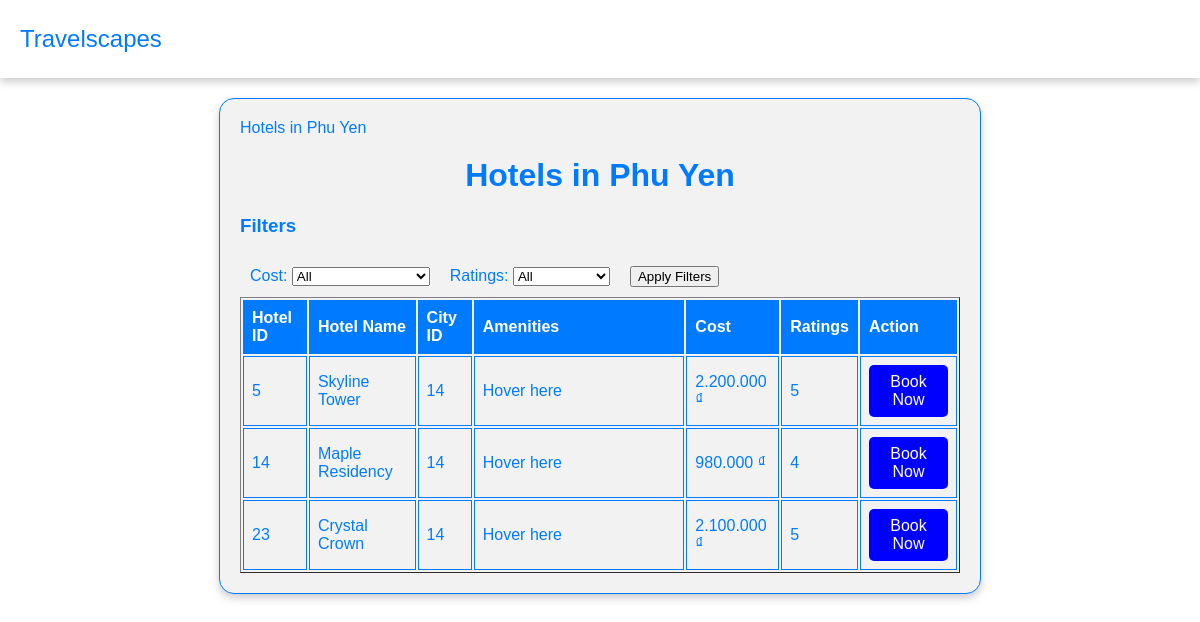
Before: /view_hotels.php?city_id=14 with the older database file.
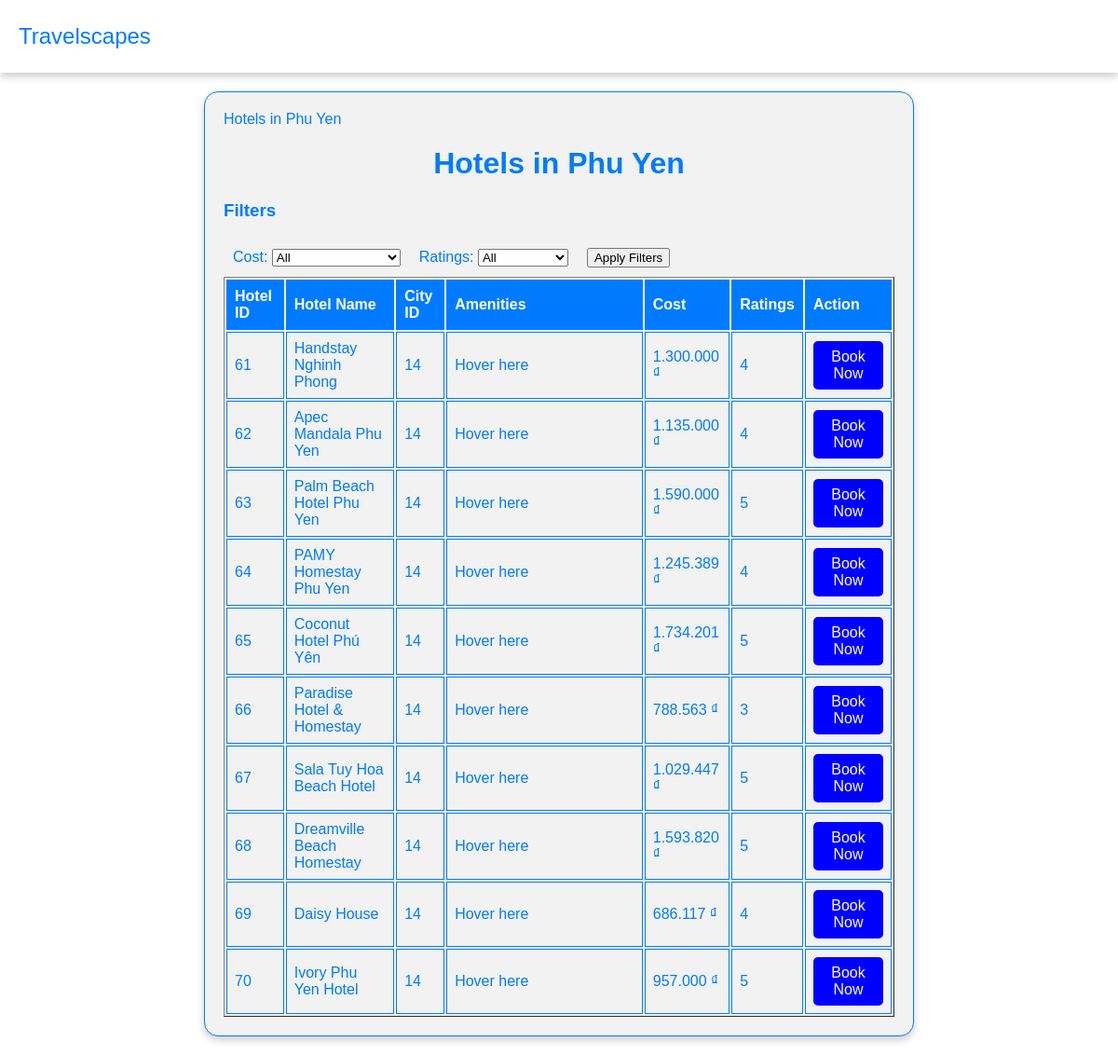
After: the same page with the newer database file.
### tables this page shows
CREATE TABLE `hotels` (
  `hotelid` int NOT NULL AUTO_INCREMENT,
  `hotel` varchar(255) NOT NULL,
  `cityid` int DEFAULT NULL,
  `cost` bigint DEFAULT NULL,
  `amenities` text,
  `ratings` int DEFAULT NULL,
  PRIMARY KEY (`hotelid`),
  KEY `hotels_ibfk_1` (`cityid`),
  CONSTRAINT `hotels_ibfk_1` FOREIGN KEY (`cityid`) REFERENCES `cities` (`cityid`) ON DELETE CASCADE
);

### view_hotels.php (the view, shortened to what this page needs)
<?php
include 'dbconnect.php';
$cityId = $_GET['city_id'];
$cityName = '';
$citySql = "SELECT city FROM cities WHERE cityid = $cityId";
$cityResult = $conn->query($citySql);
if ($cityResult->num_rows > 0) {
    $row = $cityResult->fetch_assoc();
    $cityName = $row['city'];
}
$sql = "SELECT * FROM hotels WHERE cityid = $cityId";
$result = $conn->query($sql);
$selectedCost = isset($_POST["cost"]) ? $_POST["cost"] : "All";
$selectedRatings = isset($_POST["ratings"]) ? $_POST["ratings"] : "All";
?>
<!DOCTYPE html>
<html>
<head>
    <link rel="stylesheet" href="./css/hotels.css">
</head>
<body>
<div class="navbar">
    <span class="logo">Travelscapes</span>
</div>
<div class="content-container">
Hotels in <?php echo $cityName; ?>
    <h1>Hotels in <?php echo $cityName; ?></h1>
    <form method="post" action="<?php echo $_SERVER['PHP_SELF'] . "?city_id=$cityId"; ?>">
        <h3>Filters</h3>
        <div class="filter-container">
            <div class="filter-select">
                <label>Cost:
                    <select name="cost">
                        <option value="All" <?php if ($selectedCost === "All") echo "selected"; ?>>All</option>
                    </select>
                </label>
            </div>
            <div class="filter-select">
                <label>Ratings:
                    <select name="ratings">
                        <option value="All" <?php if ($selectedRatings === "All") echo "selected"; ?>>All</option>
                    </select>
                </label>
            </div>
            <div class="filter-select">
                <input type="submit" value="Apply Filters">
            </div>
        </div>
    </form>
    <?php
    if ($result->num_rows > 0) {
        echo "<table border='1'>";
        echo "<tr>";
        echo "<th>Hotel ID</th>";
        echo "<th>Hotel Name</th>";
        echo "<th>City ID</th>";
        echo "<th class='amenities-column'>Amenities</th>";
        echo "<th>Cost</th>";
        echo "<th>Ratings</th>";
        echo "<th>Action</th>";
        echo "</tr>";
        while ($row = $result->fetch_assoc()) {
            $amenities = explode(',', $row['amenities']);
            echo "<tr>";
            echo "<td>" . $row['hotelid'] . "</td>";
            echo "<td>" . $row['hotel'] . "</td>";
            echo "<td>" . $row['cityid'] . "</td>";
            echo "<td class='amenities-column'>" .
                 "<div class='amenities-list'>" .
                 join("<br>", array_map(function ($index, $amenity) {
                     return "<span class='amenity-item'>{$index}. {$amenity}</span>";
                 }, range(1, count($amenities)), $amenities)) .
                 "</div>" .
                 "Hover here";
            echo "</td>";
            echo "<td>" . number_format($row['cost'], 0, ',', '.') . " ₫</td>";
            echo "<td>" . $row['ratings'] . "</td>";
            echo "<td><a href='booking.php?hotel_id=" . $row['hotelid'] . "' class='book-button'>Book Now</a></td>";
            echo "</tr>";
        }
        echo "</table>";
    } else {
        echo "No hotels found in " . $cityName;
    }
    ?>
    </div>
</body>
</html>

Changed rows visible on the page:
no longer on this page (row edited): hotels: hotelid "5", hotel "Skyline Tower", cityid "14", cost "2.200.000", ratings "5"
no longer on this page (row edited): hotels: hotelid "14", hotel "Maple Residency", cityid "14", cost "980.000", ratings "4"
no longer on this page (row edited): hotels: hotelid "23", hotel "Crystal Crown", cityid "14", cost "2.100.000", ratings "5"
added hotels: hotelid "61", hotel "Handstay Nghinh Phong", cityid "14", cost "1.300.000", ratings "4"
added hotels: hotelid "62", hotel "Apec Mandala Phu Yen", cityid "14", cost "1.135.000", ratings "4"
added hotels: hotelid "63", hotel "Palm Beach Hotel Phu Yen", cityid "14", cost "1.590.000", ratings "5"
added hotels: hotelid "64", hotel "PAMY Homestay Phu Yen", cityid "14", cost "1.245.389", ratings "4"
added hotels: hotelid "65", hotel "Coconut Hotel Phú Yên", cityid "14", cost "1.734.201", ratings "5"
added hotels: hotelid "66", hotel "Paradise Hotel & Homestay", cityid "14", cost "788.563", ratings "3"
added hotels: hotelid "67", hotel "Sala Tuy Hoa Beach Hotel", cityid "14", cost "1.029.447", ratings "5"
added hotels: hotelid "68", hotel "Dreamville Beach Homestay", cityid "14", cost "1.593.820", ratings "5"
added hotels: hotelid "69", hotel "Daisy House", cityid "14", cost "686.117", ratings "4"
added hotels: hotelid "70", hotel "Ivory Phu Yen Hotel", cityid "14", cost "957.000", ratings "5"
